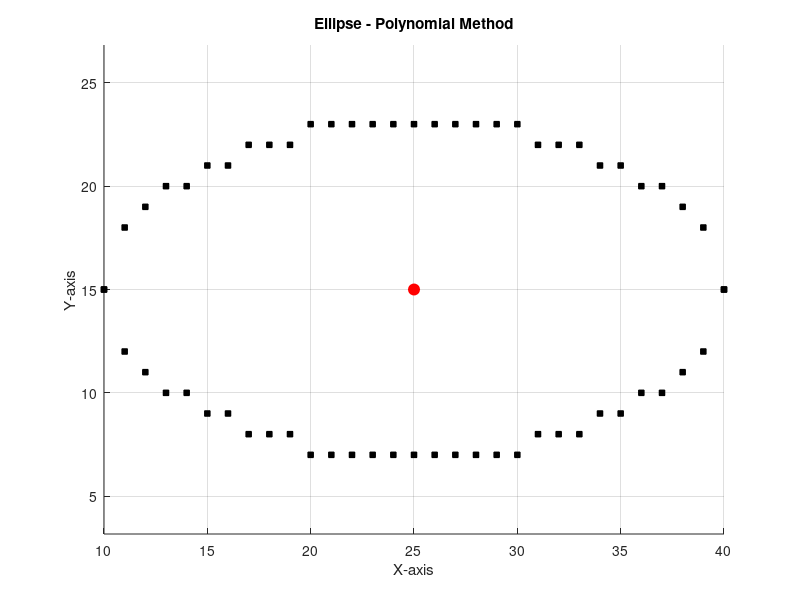

This figure's MATLAB source:
clc; clear; close all;

RX = 15;
RY = 8;
CX = 25;
CY = 15;

figure;
hold on;
grid on;
axis equal;
title('Ellipse - Polynomial Method');
xlabel('X-axis');
ylabel('Y-axis');

X_VALS = [];
Y_VALS = [];

for X = CX - RX:CX + RX
    Y_OFFSET = RY * sqrt(1 - ((X - CX) ^ 2) / (RX ^ 2));
    Y1 = round(CY + Y_OFFSET);
    Y2 = round(CY - Y_OFFSET);
    X_VALS = [X_VALS X X];
    Y_VALS = [Y_VALS Y1 Y2];
end

plot(X_VALS, Y_VALS, 'ks', 'MarkerSize', 4, 'MarkerFaceColor', 'k');
plot(CX, CY, 'ro', 'MarkerSize', 8, 'MarkerFaceColor', 'r');
